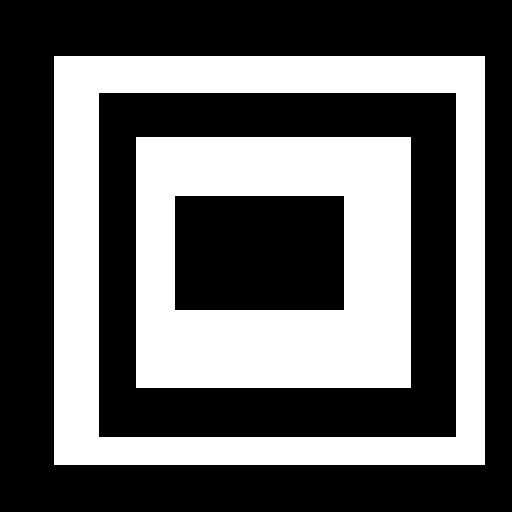
#> input picture res/contour5.png, 512 x 512 px
$ python contours3.py
#> lines starting #> are read from the running program, lines starting #| are printed output that depends on the picture; after the words box and inside, x2 and y2 are one past the last pixel; in counts of white or black regions, pixels touching at a corner belong together
import numpy as np
import cv2 as cv
im = cv.imread('../res/contour5.png')
#> im is the input picture: shape (512, 512, 3); 39.4% white; 2 white regions, box (x1, y1, x2, y2) and area: (54, 56, 485, 465) 53471, (136, 137, 411, 388) 49759

if (type(im) is np.ndarray) == False : print('file read error');exit()

imgray = cv.cvtColor(im, cv.COLOR_BGR2GRAY)
#> imgray: shape (512, 512); 39.4% white; 2 white regions
ret, thresh = cv.threshold(imgray, 127, 255, 0)
contours, hierarchy = cv.findContours(thresh, cv.RETR_TREE, cv.CHAIN_APPROX_SIMPLE)
#> contours = 4 contours; box (x1, y1, x2, y2) and area: (54, 56, 485, 465) 175440, (98, 92, 457, 438) 123508, (136, 137, 411, 388) 68500, (174, 195, 345, 311) 19548

cnt1 = contours[0]
#> cnt1 = [[54, 56], [54, 464], [484, 464], [484, 56]]
cv.drawContours(im,[cnt1],0,(0,0,255),thickness=3)
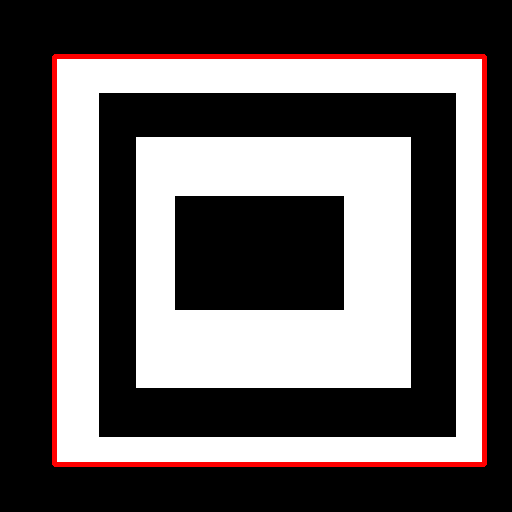
#> im: shape (512, 512, 3); 3.19% of pixels changed, all inside (x1, y1, x2, y2) = (52, 54, 487, 467)

_hr1 = hierarchy[0,0]

print("next ",_hr1[0])
#| next  -1
print("prev ",_hr1[1])
#| prev  -1
print("first child ",_hr1[2])
#| first child  1
print("parent ",_hr1[3])
#| parent  -1

print(len(contours))
#| 4


# cv.imshow('temp',im)
# cv.waitKey(0)
# cv.destroyAllWindows()

$ run again, with res/contour1.png copied over res/contour5.png
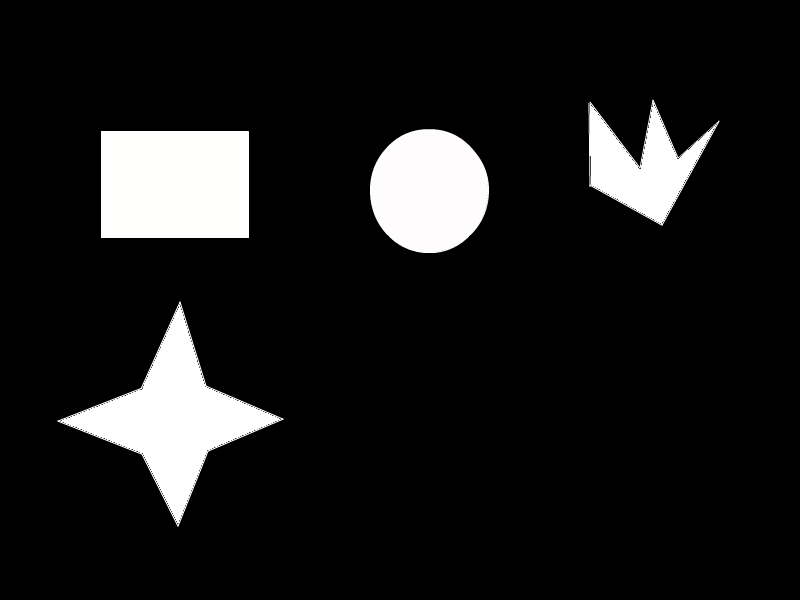
#> input picture res/contour1.png, 800 x 600 px
#> im is the input picture: shape (600, 800, 3); mean B, G, R 26.3, 26.3, 26.4
#> thresh: shape (600, 800); 10.3% white; 4 white regions
#> contours = 351 contours, 347 with area under 20; largest, box (x1, y1, x2, y2) and area: (101, 131, 249, 238) 15582, (58, 302, 283, 526) 14712, (370, 129, 489, 253) 11424, (589, 100, 719, 226) 7160
#> cnt1 = contour of 516 points, box (x1, y1, x2, y2) (58, 302, 283, 526), area 14712
#> `cv.drawContours(im,[cnt1],0,(0,0,255),thickness=3)`:
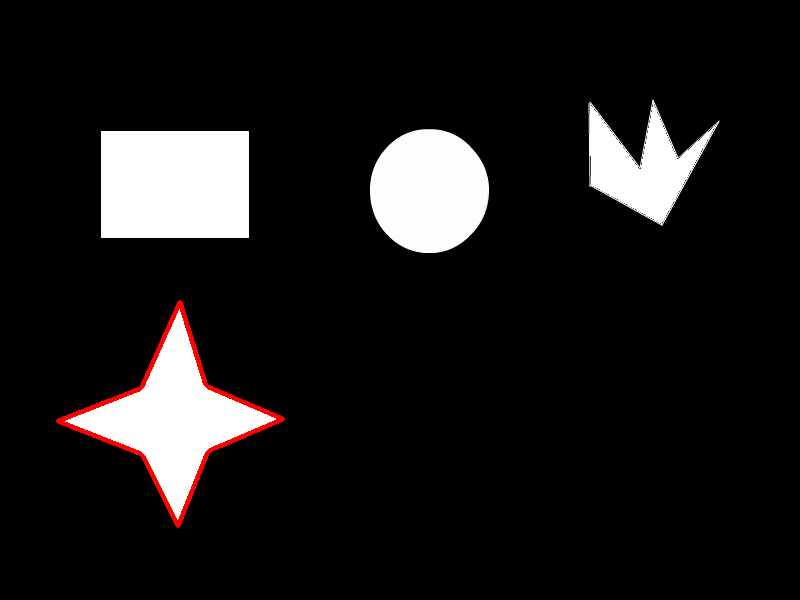
#> im: shape (600, 800, 3); 0.65% of pixels changed, all inside (x1, y1, x2, y2) = (56, 300, 285, 528)
#| next  217
#| prev  -1
#| first child  1
#| parent  -1
#| 351

$ run again, with res/contour2.png copied over res/contour5.png
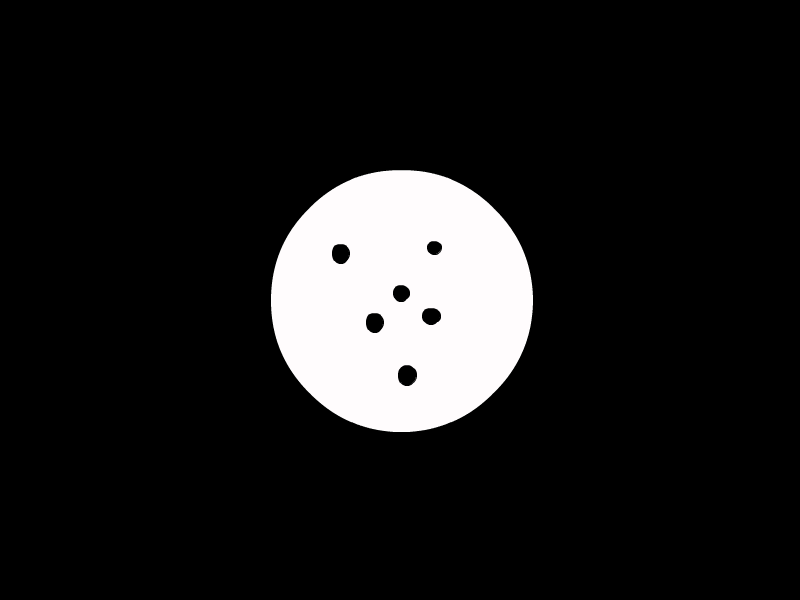
#> input picture res/contour2.png, 800 x 600 px
#> im is the input picture: shape (600, 800, 3); mean B, G, R 27.6, 27.5, 27.8
#> thresh: shape (600, 800); 10.9% white; 1 white region
#> contours = 7 contours; box (x1, y1, x2, y2) and area: (271, 170, 533, 432) 53536, (397, 364, 418, 387) 347, (365, 312, 385, 334) 318, (331, 243, 351, 265) 318, (421, 307, 442, 326) 284, (392, 284, 411, 303) 251, (426, 240, 443, 256) 188
#> cnt1 = contour of 360 points, box (x1, y1, x2, y2) (271, 170, 533, 432), area 53536
#> `cv.drawContours(im,[cnt1],0,(0,0,255),thickness=3)`:
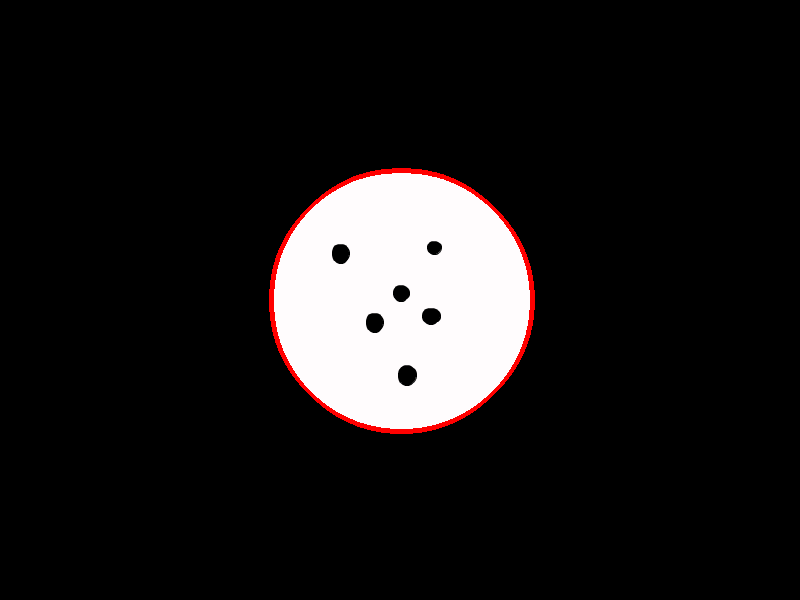
#> im: shape (600, 800, 3); 0.77% of pixels changed, all inside (x1, y1, x2, y2) = (269, 168, 535, 434)
#| next  -1
#| prev  -1
#| first child  1
#| parent  -1
#| 7

$ run again, with res/contour3.png copied over res/contour5.png
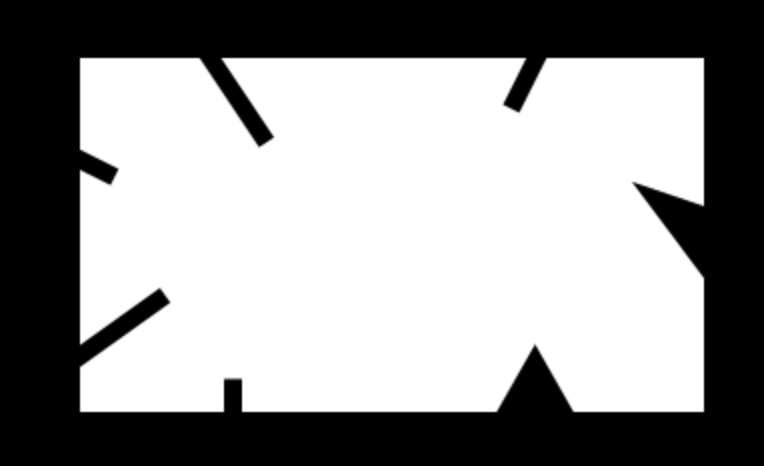
#> input picture res/contour3.png, 764 x 466 px
#> im is the input picture: shape (466, 764, 3); min 0, max 255, mean 150.2
#> `ret, thresh = cv.threshold(imgray, 127, 255, 0)`:
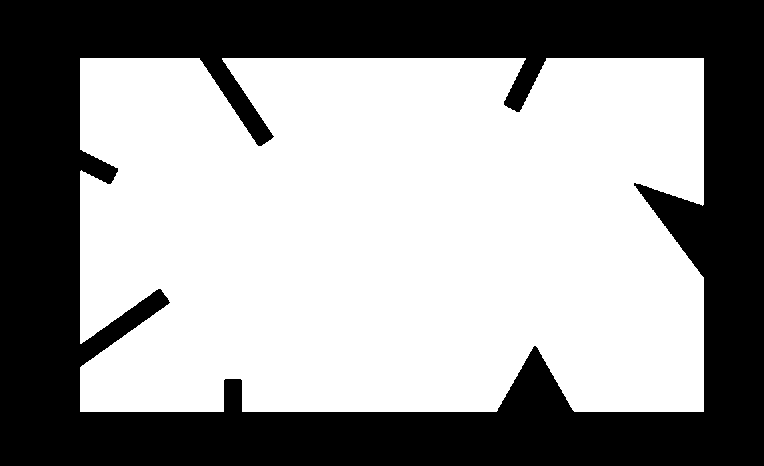
#> thresh: shape (466, 764); 58.9% white; 1 black region
#> contours = 1 contour; box (x1, y1, x2, y2) and area: (80, 58, 704, 412) 208334
#> cnt1 = contour of 546 points, box (x1, y1, x2, y2) (80, 58, 704, 412), area 208334
#> `cv.drawContours(im,[cnt1],0,(0,0,255),thickness=3)`:
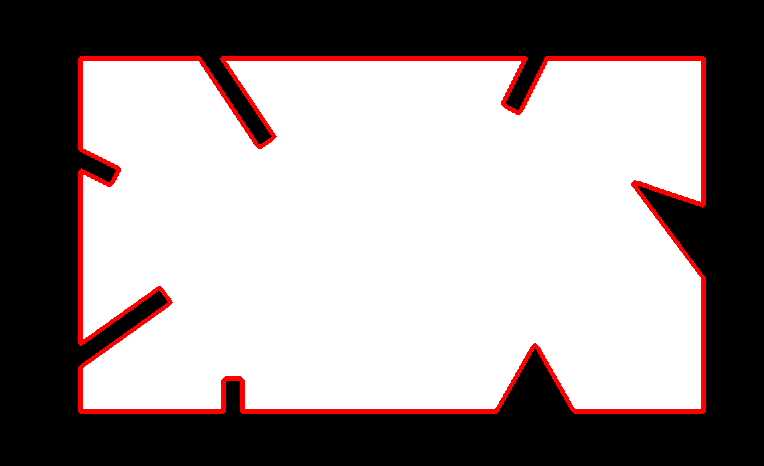
#> im: shape (466, 764, 3); 3.69% of pixels changed, all inside (x1, y1, x2, y2) = (78, 56, 706, 414)
#| next  -1
#| prev  -1
#| first child  -1
#| parent  -1
#| 1
